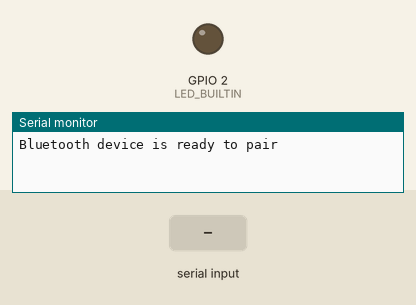
Simulated run of this program. Board: ESP32. On the bench: output pins drawn as LEDs (lit = HIGH), the last lines printed to the serial monitor. The test bench sets the inputs (shaded band). Nothing arrives over Bluetooth unless stated.

Above: at 1.2 s.
1.3 s: "LED_ON\n" received over the second serial link
At 1.9 s:
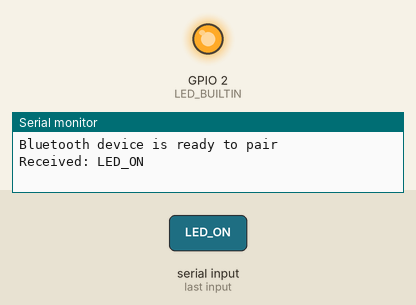
2.8 s: "LED_OFF\n" received over the second serial link
At 3.1 s:
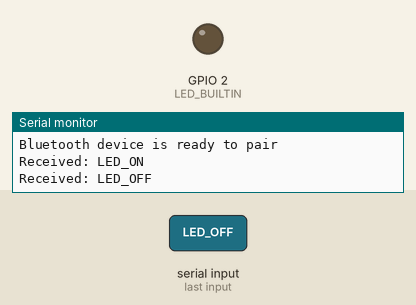
Timing chart, 0 to 5.8 s (numbered marks = the images above; inputs shaded):
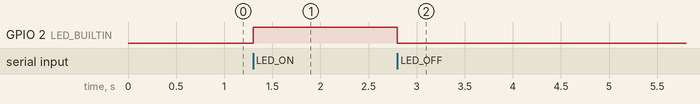

The program:

main.cpp
```cpp
#include <Arduino.h>
#include "BluetoothSerial.h"

// Create a BluetoothSerial object
BluetoothSerial SerialBT;

// Define the onboard LED pin for ESP32
#ifndef LED_BUILTIN
#define LED_BUILTIN 2
#endif

void setup()
{
  Serial.begin(115200); // Start serial communication with the PC
  SerialBT.begin("ESP32_LED_Control"); // Start Bluetooth with a device name
  Serial.println("Bluetooth device is ready to pair");
  pinMode(LED_BUILTIN, OUTPUT);
}

void loop()
{
  if (SerialBT.available()) // If there is data available from Bluetooth
  {
    String command = SerialBT.readStringUntil('\n'); // Read the command string
    command.trim(); // Remove any whitespace

    Serial.print("Received: "); // Show in the serial monitor
    Serial.println(command);

    // Control the LED with the received commands
    if (command == "LED_ON")
    {
      digitalWrite(LED_BUILTIN, HIGH);
      SerialBT.println("LED ON");
    }
    else if (command == "LED_OFF")
    {
      digitalWrite(LED_BUILTIN, LOW);
      SerialBT.println("LED OFF");
    }
    else
    {
      SerialBT.print("Unknown command: ");
      SerialBT.println(command);
    }
  }
}
```

Measured:
- after the input at 1.3 s, GPIO 2 (LED_BUILTIN): LOW → HIGH at once
- after the input at 2.8 s, GPIO 2 (LED_BUILTIN): HIGH → LOW at once
